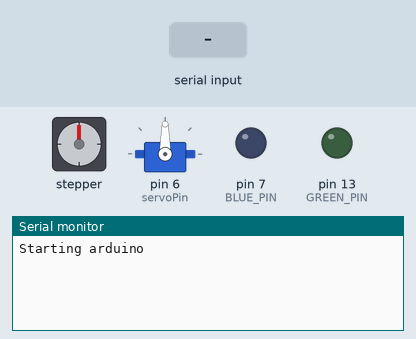
Bench run of a program on a simulated Arduino Uno, built with avr-gcc and run on an emulated ATmega328P. Shown: stepper motor, servo, output pins drawn as LEDs (lit = HIGH), the last lines printed to the serial monitor. Wiring (inferred from the names in the program): stepper motor (360 steps per turn assumed): coils pin 2, pin 3, pin 4, pin 5. The test bench sets the inputs (shaded band).

Above: at 1.2 s.
1.3 s: "SetLed 1\n" received over Serial
At 3.5 s:
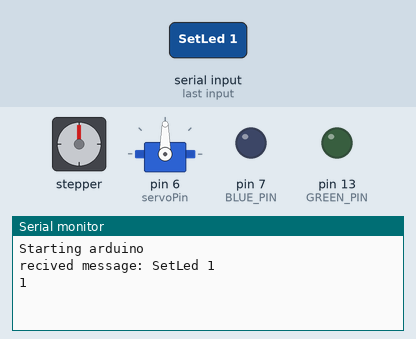
3.8 s: "red 1\n" received over Serial
At 5.6 s:
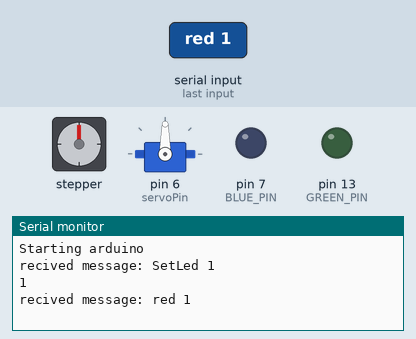
6.3 s: "green 1\n" received over Serial
At 8.8 s:
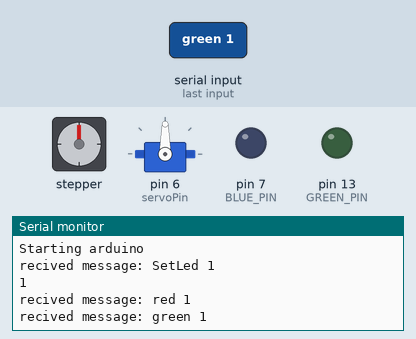

The program:

main.cpp
```cpp
#include <Arduino.h>
#include <Servo.h>
#include <Stepper.h>

#define RED_PIN 2
#define GREEN_PIN 13
#define BLUE_PIN 7

#define START 1
#define END 0

// servo
Servo myServo;
int servoPin = 6;

// stepper
const int stepsPerRevolution = 360;
Stepper myStepper(stepsPerRevolution, 8, 9, 10, 11);

// DPT
#define PIN_ENA 3
#define PIN_IN1 4
#define PIN_IN2 5
int power = 0;

void setup() {
  // pinMode(LED_BUILTIN, OUTPUT);
  pinMode(RED_PIN, OUTPUT);
  pinMode(GREEN_PIN, OUTPUT);
  pinMode(BLUE_PIN, OUTPUT);

  pinMode(PIN_ENA, OUTPUT);
  pinMode(PIN_IN1, OUTPUT);
  pinMode(PIN_IN2, OUTPUT);
  digitalWrite(PIN_IN1, LOW);
  digitalWrite(PIN_IN2, LOW);

  pinMode(START, INPUT);
  pinMode(END, INPUT);

  myServo.attach(servoPin);
  myStepper.setSpeed(30);
  Serial.begin(9600);

  Serial.println("Starting arduino");
}

void loop() {
  if (Serial.available()) {
    String input = Serial.readStringUntil('\0');
    Serial.println("recived message: " + input);
    int spaceIndex = input.indexOf(' ');
    String command = input.substring(0, spaceIndex);
    if (command == "SetLed") {
      // Serial.println("Светодиод");
      // digitalWrite(LED_BUILTIN, !digitalRead(LED_BUILTIN));
      String buff = input.substring(spaceIndex+1, input.length());
      Serial.println(buff);

      spaceIndex = buff.indexOf(' ');
      String color = buff.substring(0, spaceIndex);
      int state = buff.substring(spaceIndex+1, buff.length()).toInt();

      if (color == "red") {
        digitalWrite(RED_PIN, state);
      } else if (color == "green") {
        digitalWrite(GREEN_PIN, state);
      } else if (color == "blue") {
        digitalWrite(BLUE_PIN, state);
      }
    } else if (command == "Test") {
      Serial.println("Test 2\0");
    } else if (command == "ServoSet") {
      int angle = input.substring(spaceIndex+1, input.length()).toInt();
      myServo.write(angle);
    } else if (command == "StepperSet") {
      int steps = input.substring(spaceIndex+1, input.length()).toInt();
      Serial.print("steps ");
      Serial.println(steps);
      myStepper.step(steps);
    } else if (command == "DPTSet") {
      // if ((digitalRead(START) == LOW) || (digitalRead(END) == LOW)) {
      //   power = 0;
      //   Serial.println("datchik");
      // } else {
        power = input.substring(spaceIndex+1, input.length()).toInt();
        Serial.print("speed ");
        Serial.println(power);
        if (power < 0) {
          digitalWrite(PIN_IN1, LOW);
          digitalWrite(PIN_IN2, HIGH);
        } else {
          digitalWrite(PIN_IN1, HIGH);
          digitalWrite(PIN_IN2, LOW);
        }
        analogWrite(PIN_ENA, abs(power));
      // }
    }
  }
  // if ((digitalRead(START) == LOW) || (digitalRead(END) == LOW)) {
  //   power = 0;
  //   analogWrite(PIN_ENA, abs(power));
  //   Serial.println("Drop");
  // }
}
```

Measured:
- after the input at 1.3 s, the serial monitor: prints a new line after 1.0 s (image 1)
- after the input at 3.8 s, the serial monitor: prints a new line after 1.0 s (image 2)
- after the input at 6.3 s, the serial monitor: prints a new line after 1.0 s (image 3)
